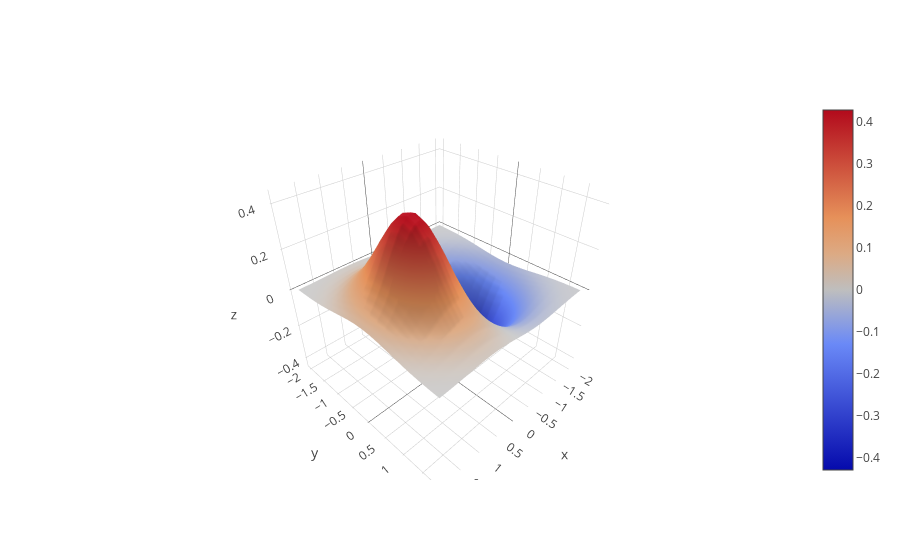

Notebook code for this chart:
### Code cell
from plotly.graph_objs import Surface, Figure

py.iplot([Surface(x=x, y=y, z=z)], show_link=False)

### Figure 1 — Plotly figure (JSON) as saved in the notebook; plotly's stock layout.template omitted (floating-point values rounded to 4 significant figures; data arrays with more than 128 entries replaced by an {"elided": "..."} marker saying what was removed)
{"data": [{"type": "surface", "x": {"elided": "20x40 float values"}, "y": {"elided": "20x40 float values"}, "z": {"elided": "20x40 float values"}}], "layout": {}}
